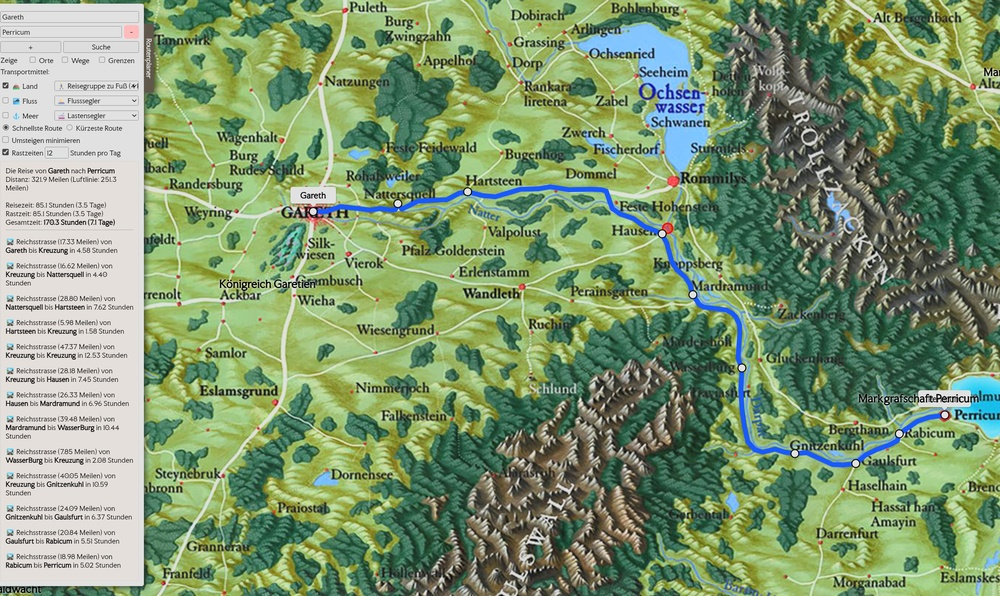
#> input picture img/example.jpg, 1000 x 596 px, shrunk from 3030 x 1806 before the run
$ python -i ecosystem_raster.py   (imports and definitions only)
#> lines starting #> are read from the running program, lines starting #| are printed output that depends on the picture; after the words box and inside, x2 and y2 are one past the last pixel; in counts of white or black regions, pixels touching at a corner belong together
"""Land/water raster derivation for the Landschaften layer (plan V5).

The colour rule is NOT invented here. It is the production water mask of the tool chain that
produced these tiles -- 13_make_landmass_rgba.py:316 (build_water_mask) in the neighbouring
repo avesmaps-map-processing -- with exactly ONE measured correction, see WATER_BLUE_OVER_GREEN.

The ocean/lake split is border connectivity, copied from
24_make_water_rgba_from_original_sea_mask.py:196 (border_connected_components). It separates
sea from lake without a single shape heuristic: a lake does not touch the map edge.
"""
from __future__ import annotations

from pathlib import Path

import cv2
import numpy as np
from PIL import Image

# Production defaults from 13_make_landmass_rgba.py
WATER_HUE = (75, 125)          # OpenCV hue, 0..179 -> roughly 150deg..250deg, cyan through blue
WATER_SAT_MIN = 35
WATER_BLUE_OVER_RED = 20
WATER_MIN_AREA = 4

# 🔴 The one deviation, and it is load-bearing. Production demands B >= G + 10. The shallow-water
# shelf of the DEPLOYED tiles is GREEN-dominant turquoise -- measured samples: RGB(91,171,158)
# B-G=-13, (132,178,160) -18, (122,154,143) -11. At +10 that shelf counts as LAND and welds
# neighbouring islands into one component: Archipel A (Sigorast/Gandar/Serreka/Aso) collapses from
# 4 islands to 1, even at zoom 5. At -20 both test archipelagos separate fully. Beyond -20 nothing
# changes any more (measured to -45).
WATER_BLUE_OVER_GREEN = -20

TILE_SIZE = 256
MAP_SPAN = 1024.0              # js/config.js: IMG_WIDTH/IMG_HEIGHT, MAP_BOUNDS [[0,0],[1024,1024]]


def water_mask(
    rgb: np.ndarray,
    hue: tuple[int, int] = WATER_HUE,
    sat_min: int = WATER_SAT_MIN,
    blue_over_green: int = WATER_BLUE_OVER_GREEN,
    blue_over_red: int = WATER_BLUE_OVER_RED,
    min_area: int = WATER_MIN_AREA,
) -> np.ndarray:
#> called with hue = (75, 125), sat_min = 35, blue_over_green = -20, blue_over_red = 20, min_area = 4
    hsv = cv2.cvtColor(rgb, cv2.COLOR_RGB2HSV)
#> hsv: shape (596, 1000, 3); mean H, S, V 47.2, 89.1, 154.4
    red = rgb[:, :, 0].astype(np.int16)
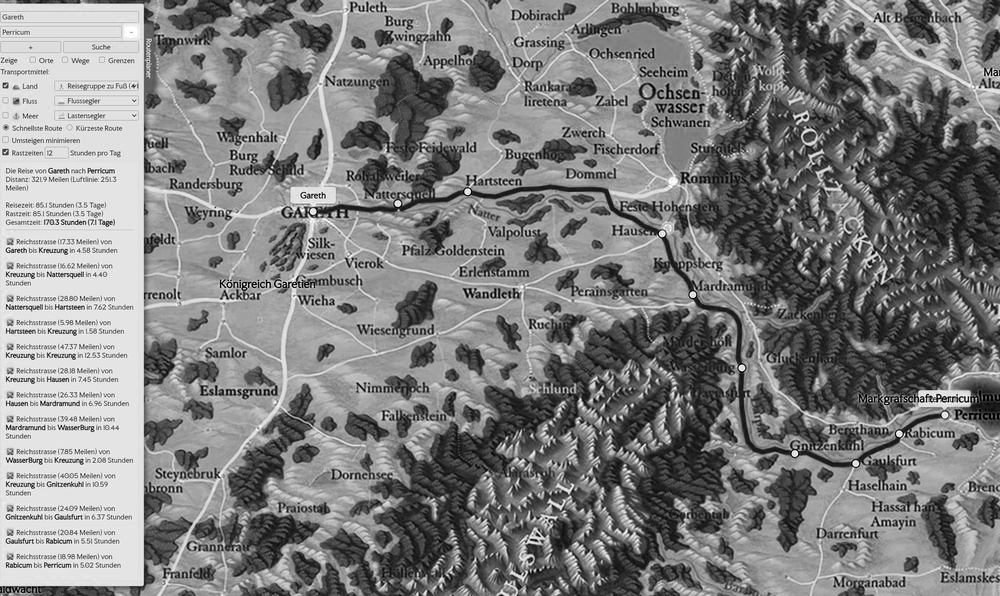
#> red: shape (596, 1000) int16; min 0, max 255, mean 127.9
    green = rgb[:, :, 1].astype(np.int16)
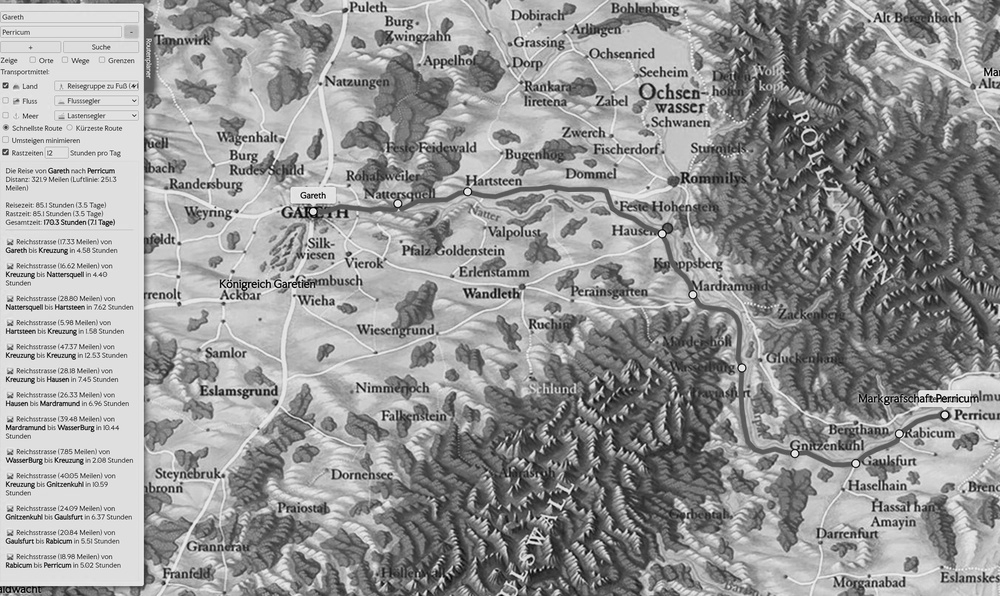
#> green: shape (596, 1000) int16; min 0, max 255, mean 151.5
    blue = rgb[:, :, 2].astype(np.int16)
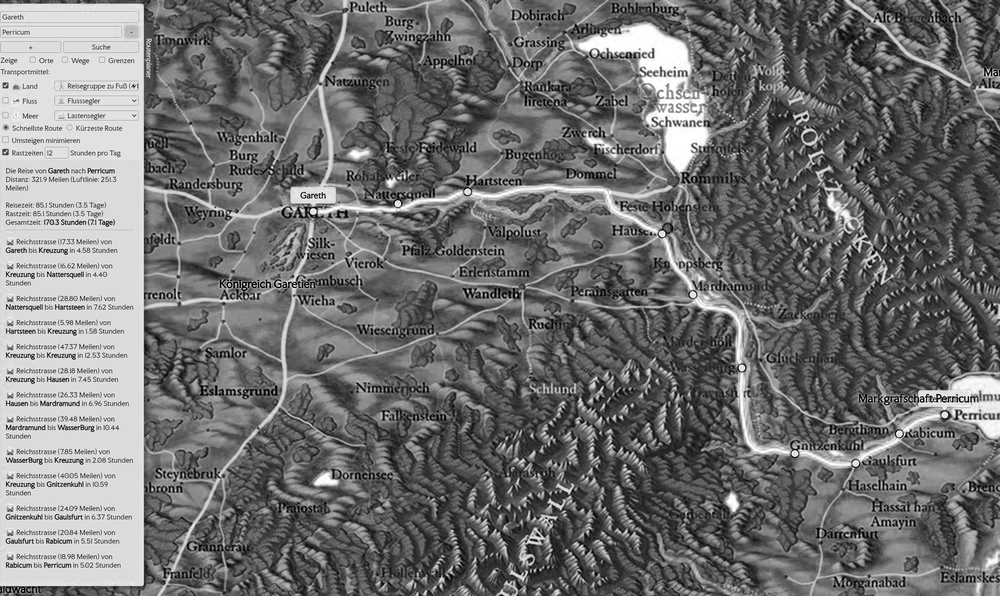
#> blue: shape (596, 1000) int16; min 0, max 255, mean 113.3

    candidate = (
        (hsv[:, :, 0] >= hue[0]) & (hsv[:, :, 0] <= hue[1])
        & (hsv[:, :, 1] >= sat_min)
        & (blue >= green + blue_over_green)
        & (blue >= red + blue_over_red)
    )
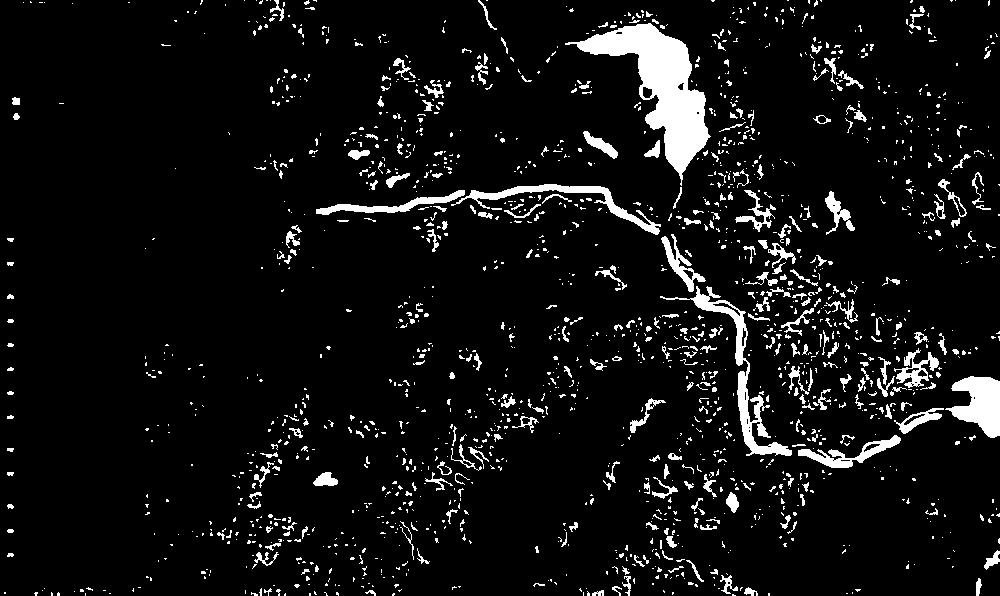
#> candidate: shape (596, 1000) bool; 7% white; 1721 white regions (1411 under 20 px), largest, box (x1, y1, x2, y2) and area: (565, 23, 711, 186) 7618, (660, 286, 792, 456) 2513, (945, 376, 1000, 438) 2048

    binary = candidate.astype(np.uint8) * 255
    binary = cv2.morphologyEx(binary, cv2.MORPH_CLOSE, np.ones((3, 3), dtype=np.uint8))
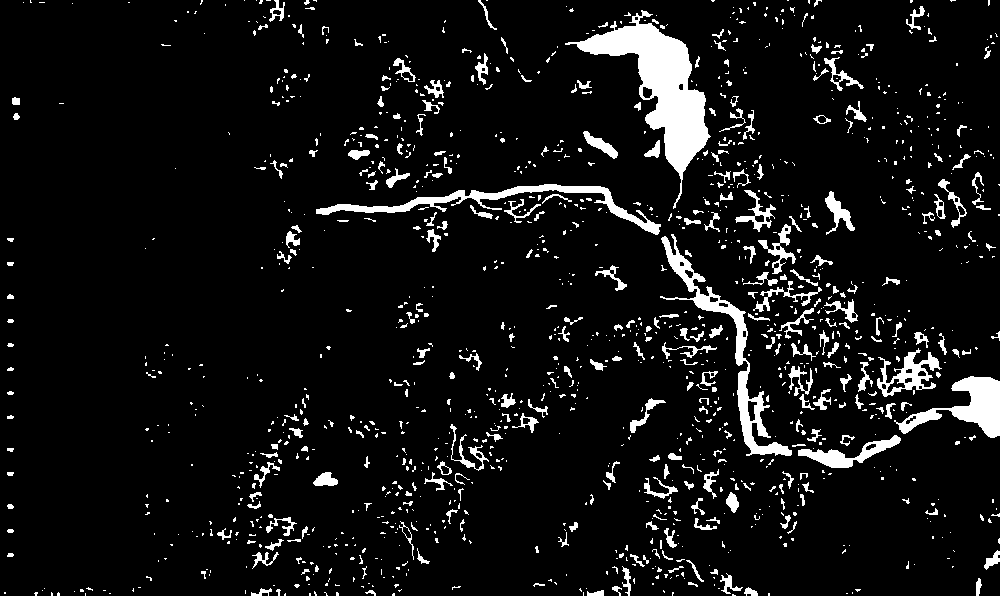
#> binary: shape (596, 1000); 7.5% white; 1321 white regions (1014 under 20 px), largest, box (x1, y1, x2, y2) and area: (565, 10, 711, 209) 7841, (660, 234, 792, 456) 3415, (316, 184, 661, 235) 2699

    count, labels, stats, _ = cv2.connectedComponentsWithStats(binary, connectivity=8)
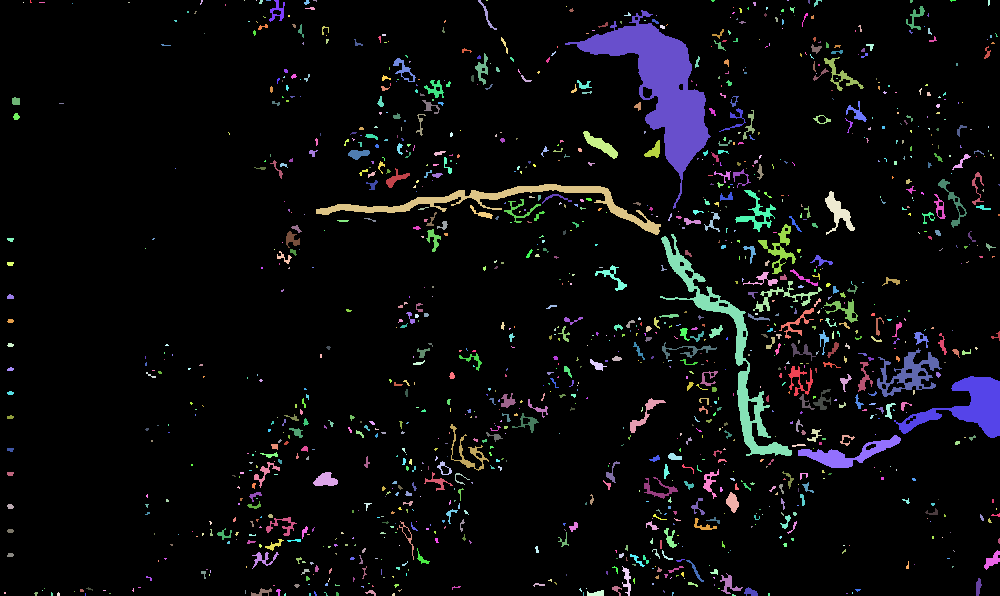
#> labels: shape (596, 1000) int32; 1322 distinct labels, from 0 to 1321; one colour per label, 0 black
#> count = 1322; stats = 1322 rows, first 6: [0, 0, 1000, 596, 551221], [30, 0, 2, 3, 4], [200, 0, 3, 5, 8], [244, 0, 1, 1, 1], [256, 0, 1, 1, 1], [259, 0, 4, 4, 12]
    cleaned = np.zeros_like(binary)
    for index in range(1, count):
        if stats[index, cv2.CC_STAT_AREA] >= min_area:
            cleaned[labels == index] = 255
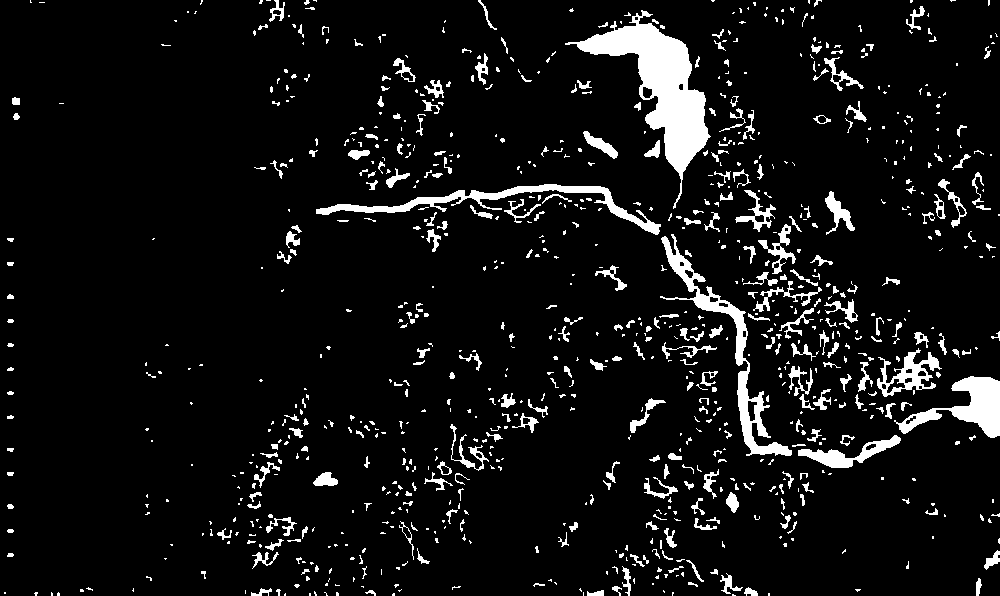
#> cleaned: shape (596, 1000); 7.4% white; 903 white regions (596 under 20 px), largest, box (x1, y1, x2, y2) and area: (565, 10, 711, 209) 7841, (660, 234, 792, 456) 3415, (316, 184, 661, 235) 2699
    return cleaned > 0


# [37 lines left out: functions split_water, assemble_tiles, not called in this run]


def pixels_per_unit(size: int) -> float:
    return size / MAP_SPAN


# [15 lines left out: functions pixel_to_map, map_to_pixel, not called in this run]

>>> import cv2
>>> picture = cv2.cvtColor(cv2.imread('../../img/example.jpg'), cv2.COLOR_BGR2RGB)
>>> result = water_mask(picture)
